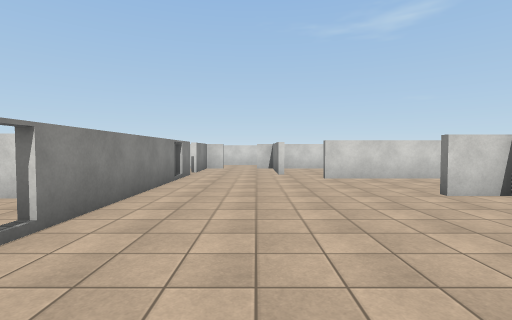
View 1 (above)

19 first-person views from a walk through a scene from a Unity 3-D project. The camera is 1.5 m above the floor, tilts 2° down and sees 85° across. The floor is counted in squares, 2 m on a side. Each view is taken from the middle of a square. On the plan, view 1 faces up. The plan holds only what a view shows up to about 10 squares ahead; the rest is blank. The player is left out. Surface patterns are stand-ins for the level's own textures.

View 2
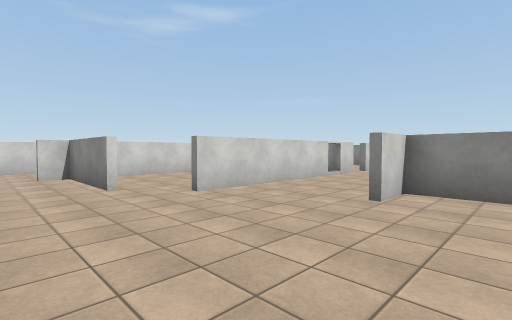

View 3
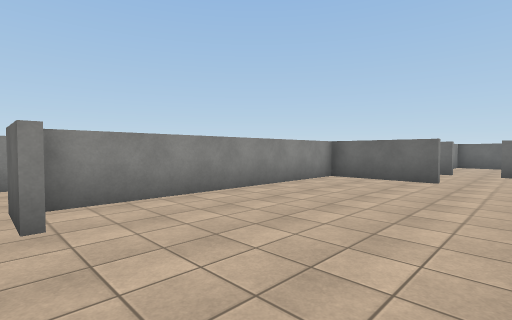

View 4
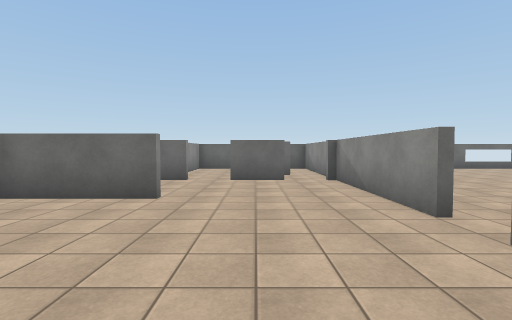

View 5
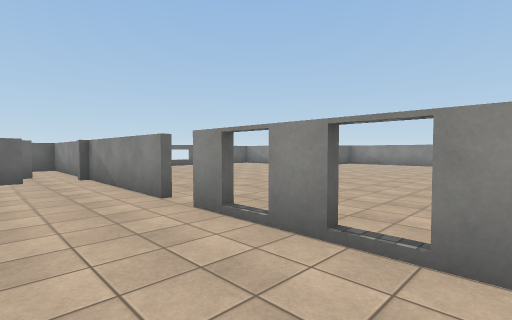

View 6
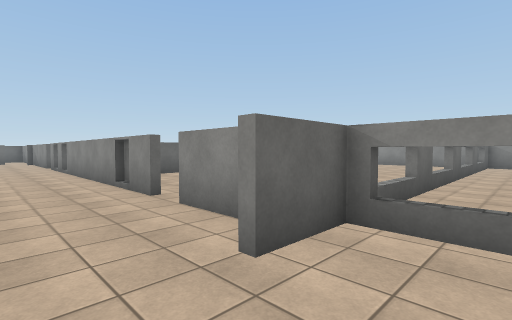

View 7
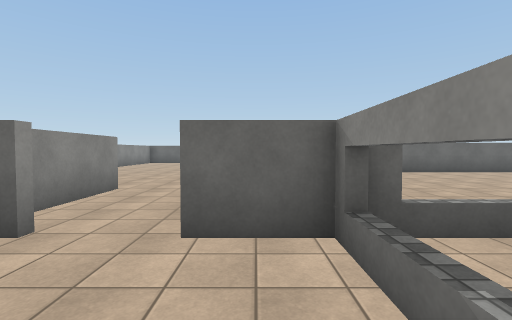

View 8
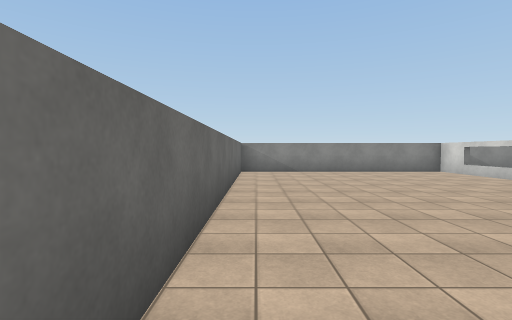

View 9
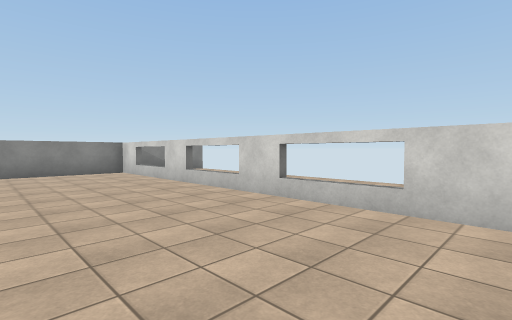

View 10
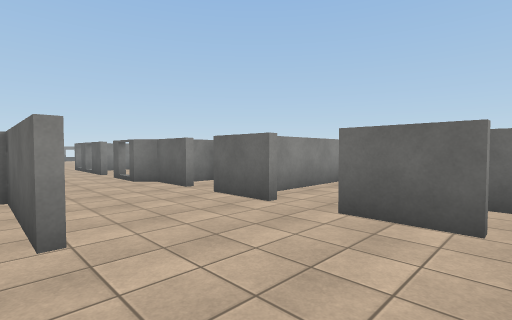

View 11
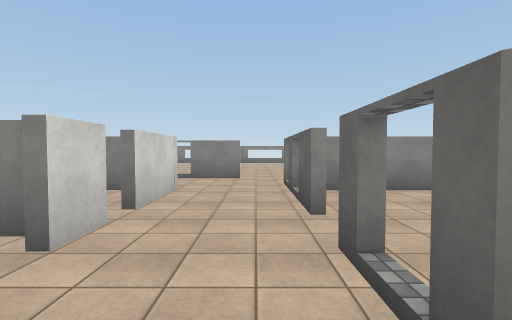

View 12
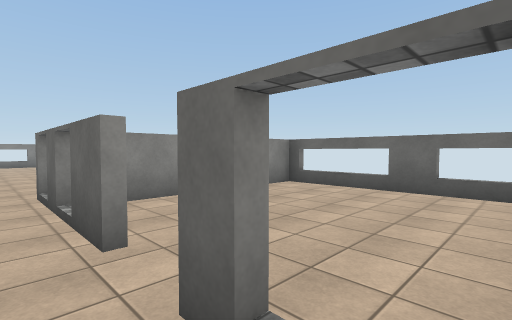

View 13
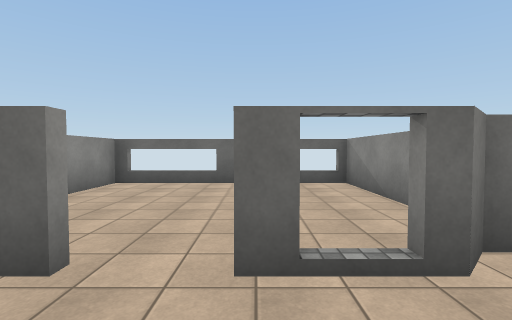

View 14
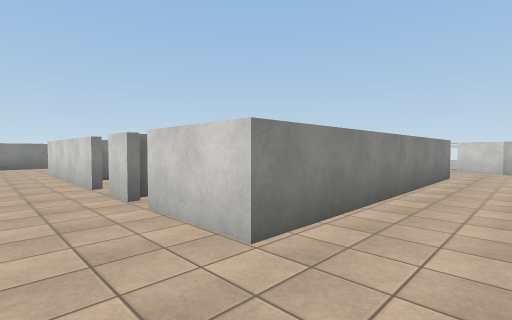

View 15
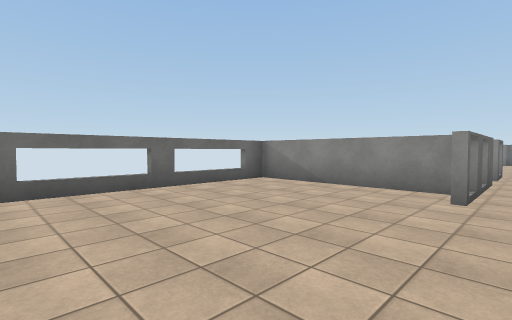

View 16
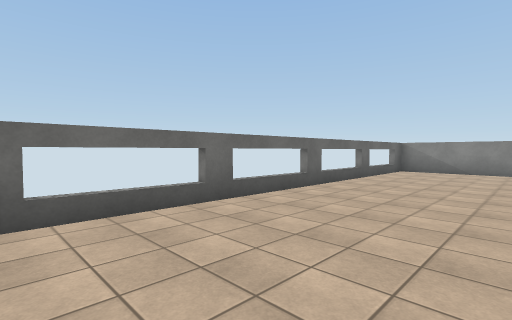

View 17
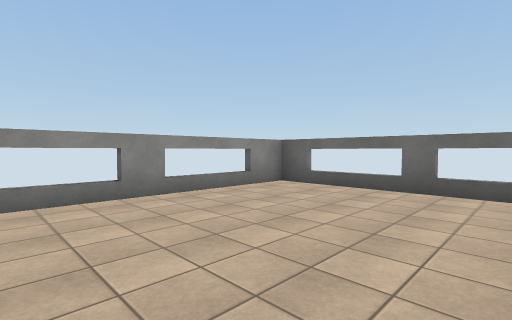

View 18
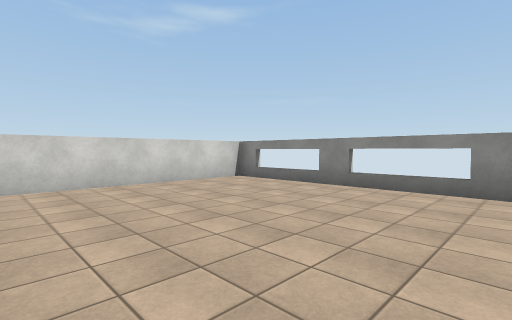

View 19
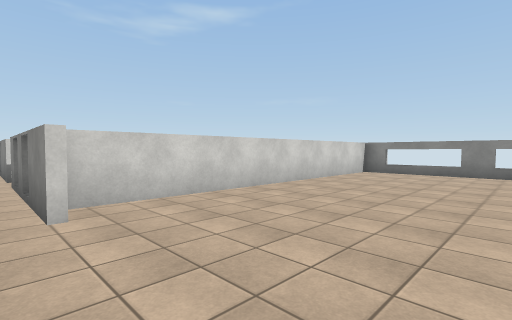

### Floor plan
Points are (right, up) in squares from view 1. A wall is a line through its corners. A room is listed if a view was taken in it or the views show most of it. See-through windows are left out.
Room 1 (views 1, 2, 3, 4, 5, 6, 7, 8, 9, 10)
walls: (-2, 6.6) (-2, 2.5); (-2, 8.6) (-2, 7.5); (-2, 10.8) (-2, 9.4); (0.7, 8.5) (0.7, 11.5) (0, 11.5); (-5.1, 11.5) (-14.8, 11.5) (-14.8, 4.5) (-4.1, 4.5); (-2, 0.5) (-2, -0.2); (-2, -1) (-2, -5); (-2.7, 13.4) (-2.7, 11.6) (-1.2, 11.6); (0.4, 14.3) (-0.6, 14.3); (5.4, 7.3) (1.8, 7.3); (1.5, -2.3) (4.2, -2.3) (4.2, 4.5); (-2, -6) (-2, -9.3) (-1.2, -9.3); (2.3, -8.1) (2.3, -5.8)
ways out: opening at (2, -3.5) to room 2; opening at (-2, 1.5); opening at (5.5, 5.5); gap at (-14, 12); gap at (-11.5, 12); gap at (-8.5, 12); gap at (-5.5, 12); gap at (-2, -1)
objects: box (-2, 7); box (-1, -7) to (0, -6); box (4, 5)
Room 2 (views 11, 12, 13)
walls: (6.6, -4.6) (7.2, -4.6); (4, -5) (5.4, -5); (4.9, -6.8) (4.9, -9.3) (10.2, -9.3) (10.2, -5.2); (6.1, -2.5) (1.5, -2.5); (1.6, -5) (3.1, -5)
ways out: opening at (2, -3.5) to room 1; opening at (9.5, -3.5) to room 3
objects: box (6, -5); box (7, -2)
Room 3 (views 14, 15, 16, 17, 18, 19)
walls: (12.5, -3.6) (12.5, -2.2); (12.5, -1.6) (12.5, -0.9); (9.9, -4.6) (10.4, -4.6) (10.4, -9.3) (21.5, -9.3) (21.5, -2.9) (12.8, -2.9); (12.5, -0.2) (12.5, 0.5); (8.1, -4.6) (9.2, -4.6); (10.4, 0.5) (10.4, -2.5) (8.5, -2.5)
ways out: opening at (9.5, -3.5) to room 2; opening at (11.5, -0.5) to room 4; opening at (13, -2)
Room 4 (no view inside)
walls: (10.4, 1.4) (10.4, 0.5)
ways out: opening at (11.5, -0.5) to room 3; opening at (11.5, 2.5)

Positions as (right, up) in squares from view 1, and headings:
1: (0, 0), facing up
2: (-1, 3), facing up-right
3: (0, 5), facing down-right
4: (0, 2), facing down
5: (0, 3), facing down-left
6: (0, 13), facing down-left
7: (-2, 14), facing down
8: (-5, 5), facing left
9: (-5, 8), facing up-left
10: (-1, -2), facing down-right
11: (5, -4), facing right
12: (6, -4), facing down-right
13: (7, -3), facing down
14: (12, -4), facing up-left
15: (16, -4), facing down-left
16: (21, -6), facing down-left
17: (17, -4), facing down-right
18: (16, -9), facing up-right
19: (12, -7), facing up-right
